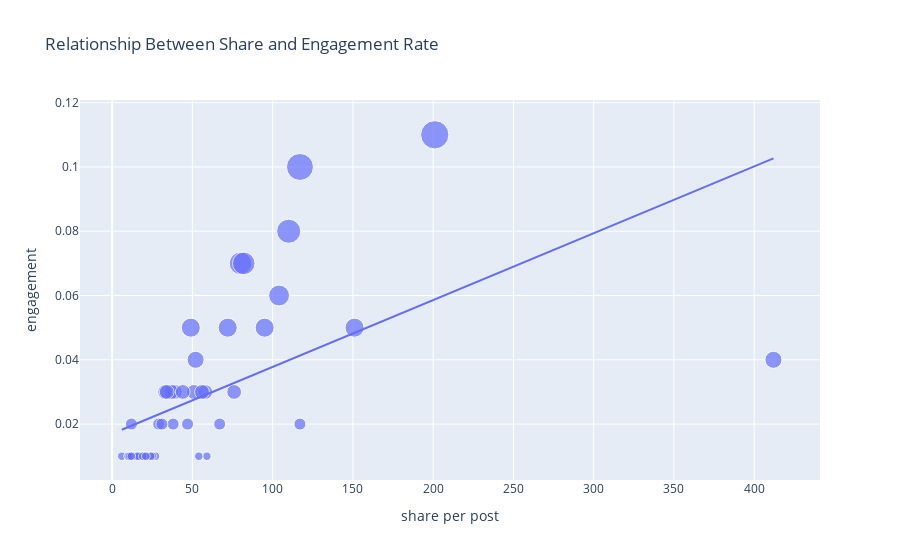

Notebook source saved alongside this figure:
### Markdown cell above
### 1.4 Does number of shares received drive engagement?

Sometimes, a niche audience may share a content he or she likes, but that *doesn't* necessarily mean more engagement
1. if the topics you are publishing is NOT for general public
2. if the people are sharing with 'friend only' or 'only me' access.

We can infer some insights about our content's visibility based on correlation between shares and engagement.

### Code cell
figure = px.scatter(data_frame = engagement_df, x="share per post",
                    y="engagement", size="engagement", trendline="ols", 
                    title = "Relationship Between Share and Engagement Rate")
figure.show()

### Figure 1 — Plotly figure (JSON) as saved in the notebook; plotly's stock layout.template omitted (floating-point values rounded to 4 significant figures)
{"data": [{"hovertemplate": "share per post=%{x}<br>engagement=%{marker.size}<extra></extra>", "legendgroup": "", "marker": {"color": "#636efa", "size": [0.01, 0.01, 0.02, 0.01, 0.04, 0.03, 0.03, 0.01, 0.01, 0.05, 0.03, 0.02, 0.03, 0.01, 0.03, 0.01, 0.05, 0.1, 0.02, 0.03, 0.03, 0.01, 0.01, 0.02, 0.03, 0.01, 0.08, 0.01, 0.01, 0.05, 0.01, 0.01, 0.01, 0.01, 0.07, 0.05, 0.01, 0.04, 0.06, 0.07, 0.01, 0.01, 0.11, 0.01, 0.02, 0.02, 0.03, 0.02], "sizemode": "area", "sizeref": 0.000275, "symbol": "circle"}, "mode": "markers", "name": "", "orientation": "v", "showlegend": false, "type": "scatter", "x": [13, 21, 38, 15, 412, 39, 51, 6, 27, 49, 76, 117, 37, 59, 44, 10, 95, 117, 29, 58, 33, 54, 17, 12, 56, 20, 110, 21, 20, 72, 16, 25, 24, 19, 80, 151, 10, 52, 104, 82, 21, 11, 201, 12, 31, 67, 34, 47], "xaxis": "x", "y": [0.01, 0.01, 0.02, 0.01, 0.04, 0.03, 0.03, 0.01, 0.01, 0.05, 0.03, 0.02, 0.03, 0.01, 0.03, 0.01, 0.05, 0.1, 0.02, 0.03, 0.03, 0.01, 0.01, 0.02, 0.03, 0.01, 0.08, 0.01, 0.01, 0.05, 0.01, 0.01, 0.01, 0.01, 0.07, 0.05, 0.01, 0.04, 0.06, 0.07, 0.01, 0.01, 0.11, 0.01, 0.02, 0.02, 0.03, 0.02], "yaxis": "y"}, {"hovertemplate": "<b>OLS trendline</b><br>engagement = 0.000207918 * share per post + 0.0169897<br>R<sup>2</sup>=0.315005<br><br>share per post=%{x}<br>engagement=%{y} <b>(trend)</b><extra></extra>", "legendgroup": "", "marker": {"color": "#636efa", "symbol": "circle"}, "mode": "lines", "name": "", "showlegend": false, "type": "scatter", "x": [6, 10, 10, 11, 12, 12, 13, 15, 16, 17, 19, 20, 20, 21, 21, 21, 24, 25, 27, 29, 31, 33, 34, 37, 38, 39, 44, 47, 49, 51, 52, 54, 56, 58, 59, 67, 72, 76, 80, 82, 95, 104, 110, 117, 117, 151, 201, 412], "xaxis": "x", "y": [0.01824, 0.01907, 0.01907, 0.01928, 0.01948, 0.01948, 0.01969, 0.02011, 0.02032, 0.02052, 0.02094, 0.02115, 0.02115, 0.02136, 0.02136, 0.02136, 0.02198, 0.02219, 0.0226, 0.02302, 0.02344, 0.02385, 0.02406, 0.02468, 0.02489, 0.0251, 0.02614, 0.02676, 0.02718, 0.02759, 0.0278, 0.02822, 0.02863, 0.02905, 0.02926, 0.03092, 0.03196, 0.03279, 0.03362, 0.03404, 0.03674, 0.03861, 0.03986, 0.04132, 0.04132, 0.04839, 0.05878, 0.1027], "yaxis": "y"}], "layout": {"legend": {"itemsizing": "constant", "tracegroupgap": 0}, "title": {"text": "Relationship Between Share and Engagement Rate"}, "xaxis": {"anchor": "y", "domain": [0, 1], "title": {"text": "share per post"}}, "yaxis": {"anchor": "x", "domain": [0, 1], "title": {"text": "engagement"}}}}
